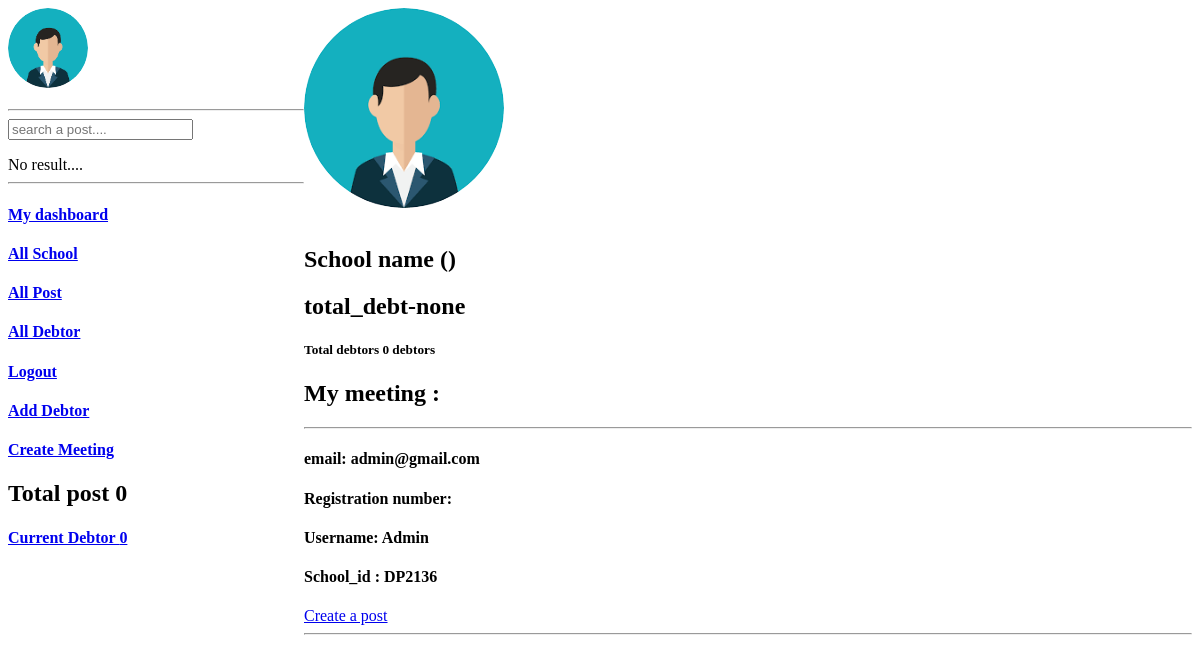
The app's page /dashboard (signed in), older data.
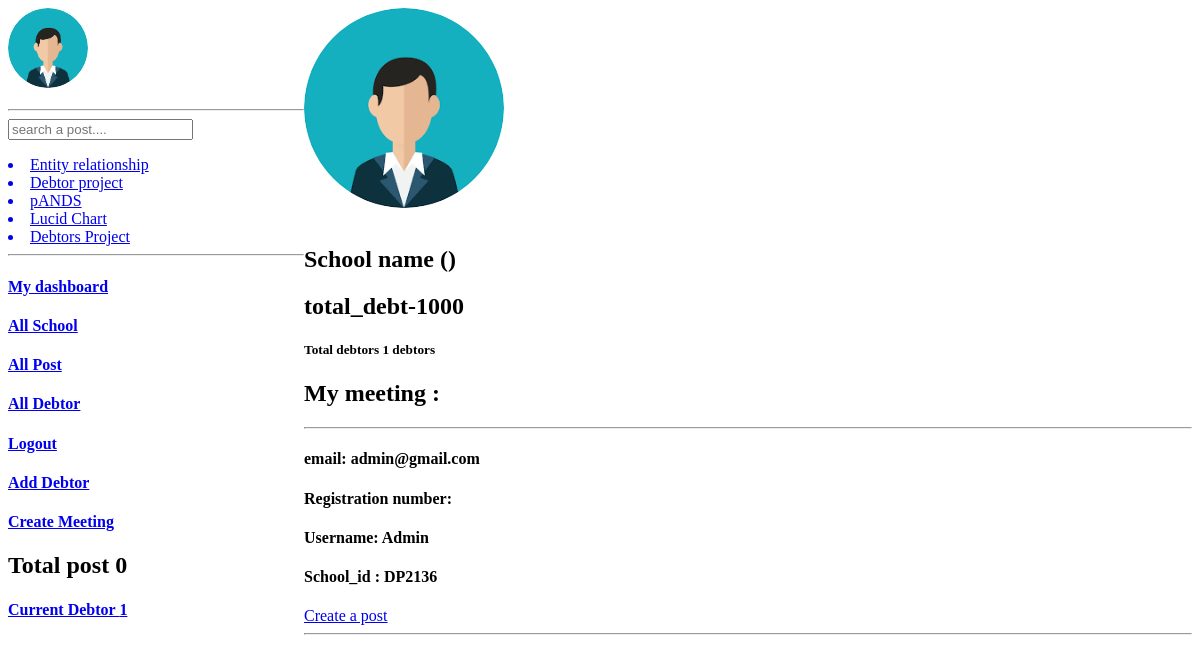
The same page, newer data.
### Debtor/models.py (models this page shows)
class Post (models.Model):
    title = models.CharField(max_length=255)
    school_post = models.ForeignKey(School, on_delete=models.CASCADE)
    body = models.TextField(help_text='Enter post here...')
    deptors_list = models.ForeignKey(Debtor, on_delete=models.CASCADE)
    image = models.ImageField(upload_to='post_pics', blank=True, null=True)
    created = models.DateTimeField(auto_now_add=True)
    updated = models.DateTimeField(auto_now=True)
    class Meta:
        ordering = ['-updated', ]
    def __str__(self):
        return self.title

### Debtor/views.py (the view)
# urls.py: path('dashboard', views.dashboard, name='dashboard'),
def dashboard(request):
    run = request.GET.get('test') if request.GET.get('test') !=None else''
    fork = Post.objects.filter(Q(title__icontains=run)|
                               Q(body__icontains=run))
    lost =School_Profile.objects.all()
    local = Locality.objects.all()
    page = 'home'
    meet = Meeting.objects.filter(meeting_host=request.user)
    post = Post.objects.all()
    debtor = Debtor.objects.filter(school = request.user).aggregate( Total_Debt = Sum('debt'))
    post_mine = Post.objects.filter(school_post = request.user).count()
    debtors = Debtor.objects.filter(school = request.user).count()
    debtor_list = Debtor.objects.filter(school = request.user).count()
    post.image = request.FILES
    context ={'page':page,'run':run, 'meet':meet ,'local':local ,'lost':lost ,'fork':fork, 'debtor_list':debtor_list, 'mine':post_mine, 'post':post, 'debtors':debtors, 'debtor': debtor}
    return render(request, 'Debtor/profile.html', context)

### Debtor/templates/Debtor/profile.html (shortened to what this page needs)
<section>
<div>
{% include 'Debtor/Profile/side.html' %}
</div>
<div>
    {% if page == 'home'%}
    {% include 'Debtor/Profile/dashboard.html' %}
{%elif page == 'post' %}
{% comment %} Post create page {% endcomment %}
{% include 'Debtor/Profile/PostCreate.html' %}
    {% elif page == 'list' %}
    {% comment %} Each  post with its comment  {% endcomment %}
    {% include 'Debtor/Profile/OnePost.html' %}
{%elif page == 'reply' %}
{% comment %} Reply to a comment {% endcomment %}
{% include 'Debtor/Profile/CommentReply.html' %}
    {%elif page == 'upd' %}
    {% comment %} Post update form {% endcomment %}
    {% include 'Debtor/Profile/PostUpdate.html' %}
    {% elif page == 'all' %}
    {% comment %} All post {% endcomment %}
    {% include 'Debtor/Profile/AllPost.html' %}
{% comment %} {% elif page == 'post_all_search' %}
{% comment %} Search all post {% endcomment %}
{% comment %} {% include 'Debtor/Profile/SearchAllPost.html' %} {% endcomment %}
    {%elif page == 'debt' %}
    {% comment %} list of all debtors that belong to a school  {% endcomment %}
    {% include 'Debtor/Profile/UserDebtor.html' %}
    {%elif page == 'one' %}
    {% comment %} Debtor Profile {% endcomment %}
    {% include 'Debtor/Profile/DebtorProfile.html' %}
    {% elif page == 'throw' %}
    {% comment %} All debtors {% endcomment %}
    {% include 'Debtor/Profile/AllDebtor.html' %}
    {% elif page == 'lion' %}
    {{post.title}}
    {{post.body}}
    {%elif page == 'all_school' %}
    {% comment %} All School {% endcomment %}
    {% include 'Debtor/Profile/AllSchool.html' %}
    {%elif page == 'one_school' %}
    {% include 'Debtor/Profile/A_School.html' %}
    {%elif page == 'meeting' %}
    {% include 'Debtor/Profile/CreateMeeting.html' %}
    {%elif page == 'each_meeting' %}
    {% include 'Debtor/Profile/EachMeeting.html' %}
    {%elif page == 'each_comment' %}
    {% include 'Debtor/Profile/EachComment.html' %}
    {%elif page == 'meeting_update' %}
    {% include 'Debtor/Profile/CommentUpdate.html' %}
       {%endif%}
</div>
</section>

### Debtor/templates/Debtor/Profile/side.html (shortened to what this page needs)
    <img src="{{user.school_profile.profile_pics.url}} "> <h4>{{user.School_owner}}</h4>
<hr>
<form action=' {%url "dashboard" %} '>
  <input type="text" name="test" placeholder="search a post....">
</form>
{%if fork %}
{% for fork in fork %}
<a href="{%url 'list' fork.id %}"> <li> {{fork}} </li> </a>
{%endfor%}
{%else%}
No result....
{%endif%}
<hr>
    <h4> <a href= "{% url 'dashboard' %}">My dashboard </a></h4>
    <h4> <a href= " {%url 'AllSchool' %} "> All School </a> </h4>
<h4> <a href= "{% url 'Post_all' %}">All Post </a></h4>
<h4> <a href= "{% url 'debtor_all' %}">All Debtor </a></h4>
   <h4> <a href= "{% url 'logout' %}"> Logout</a></h4>
   <h4> <a href= "{% url 'debtor_reg' %}">Add Debtor </a></h4>
   <h4> <a href= "{% url 'CreateMeeting' %}">Create Meeting</a></h4>
 <h1> Total post {{mine}} </h1>
   <h4> <a href=" {% url 'debt' %} "> Current Debtor {{debtor_list}} </a> </h4>

### Debtor/templates/Debtor/Profile/dashboard.html (shortened to what this page needs)
<img class="lop"  src="{{user.school_profile.profile_pics.url}}">
    <br><br>
    <h2> School name  ({{user.School_name}})  </h2>
    <h1> {{debtor|title|slugify}} </h1>
    <h5> Total debtors {{debtors}} debtors</h5>
    <h1>
        My meeting :</h1>
   <hr>
       <h4> email: {{user.email}} </h4>
       <h4> Registration number: {{user.Reg_number}} </h4>
       <h4> Username: {{user.username}} </h4>
       <h4> School_id  : {{user.School_id}} </h4>
       <a href= "{% url 'post_create' %}"> Create a post</a></h4>
       <hr>

Row changes from the older to the newer data that the page shows:
added Post: title "Entity relationship"
added Post: title "Debtor project"
added Post: title "pANDS"
added Post: title "Lucid Chart"
added Post: title "Debtors Project"
Text that changed along with them:
{{ debtor_list }}: "0" → "1"
{{ debtor|title|slugify }}: "total_debt-none" → "total_debt-1000"
{{ debtors }}: "0" → "1"
text no longer shown: "No result...."
